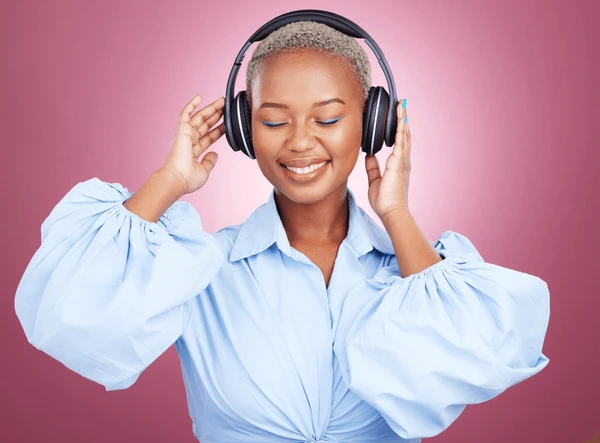
#> input picture data/images/img1.jpg, 600 x 443 px
$ python notion12.py
#> lines starting #> are read from the running program, lines starting #| are printed output that depends on the picture
import cv2
import matplotlib.pyplot as plt
import numpy as np

# Charger les images
image1 = cv2.imread('../data/images/img1.jpg')
#> image1 is the input picture: shape (443, 600, 3); mean B, G, R 174.5, 157, 194.1
image2 = cv2.imread('../data/images/img2.jpg')
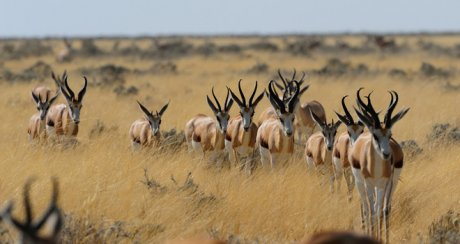
#> input picture data/images/img2.jpg, 460 x 244 px
#> image2 is the input picture: shape (244, 460, 3); mean B, G, R 106.1, 136, 155.8

# Convertir les images en noir et blanc
gray_image1 = cv2.cvtColor(image1, cv2.COLOR_BGR2GRAY)
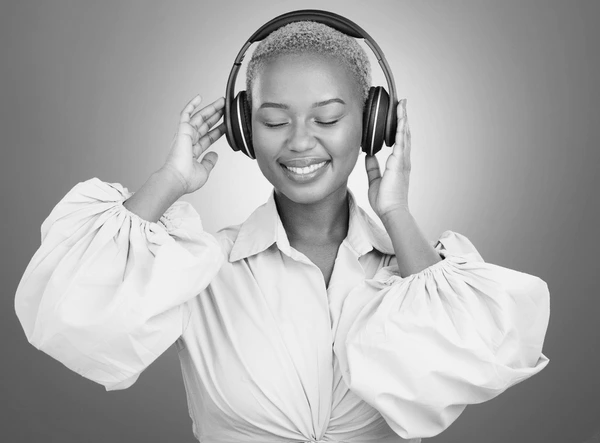
#> gray_image1: shape (443, 600); min 3, max 255, mean 170.1
gray_image2 = cv2.cvtColor(image2, cv2.COLOR_BGR2GRAY)
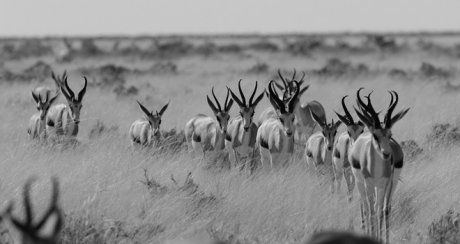
#> gray_image2: shape (244, 460); min 0, max 226, mean 138.5

# Calculer les histogrammes
hist1 = cv2.calcHist([gray_image1], [0], None, [256], [0, 256])
#> hist1 = 256 values, max 6217 at index 235, min 0 at index 0, mean 1038.3
hist2 = cv2.calcHist([gray_image2], [0], None, [256], [0, 256])
#> hist2 = 256 values, max 4730 at index 198, min 0 at index 217, mean 438.4

# Affichage des images originales
plt.subplot(2, 2, 1)
plt.imshow(cv2.cvtColor(image1, cv2.COLOR_BGR2RGB))
plt.title('Image 1')
plt.axis('off')

plt.subplot(2, 2, 2)
plt.imshow(cv2.cvtColor(image2, cv2.COLOR_BGR2RGB))
plt.title('Image 2')
plt.axis('off')

# Affichage des histogrammes
plt.subplot(2, 2, 3)
plt.plot(hist1, color='gray')
plt.title('Histogramme de l\'image 1')
plt.xlim([0, 256])
plt.axis('off')

plt.subplot(2, 2, 4)
plt.plot(hist2, color='gray')
plt.title('Histogramme de l\'image 2')
plt.xlim([0, 256])
plt.axis('off')

plt.show()
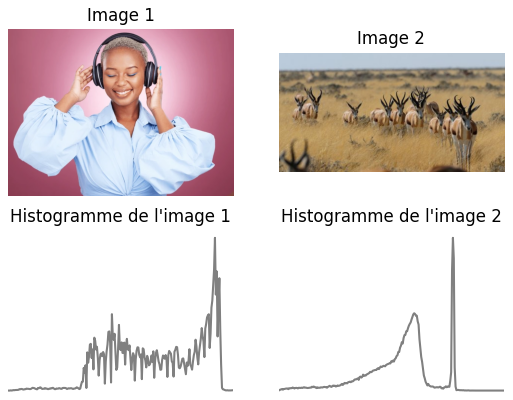
#> figure drawn by matplotlib, 4 panels
